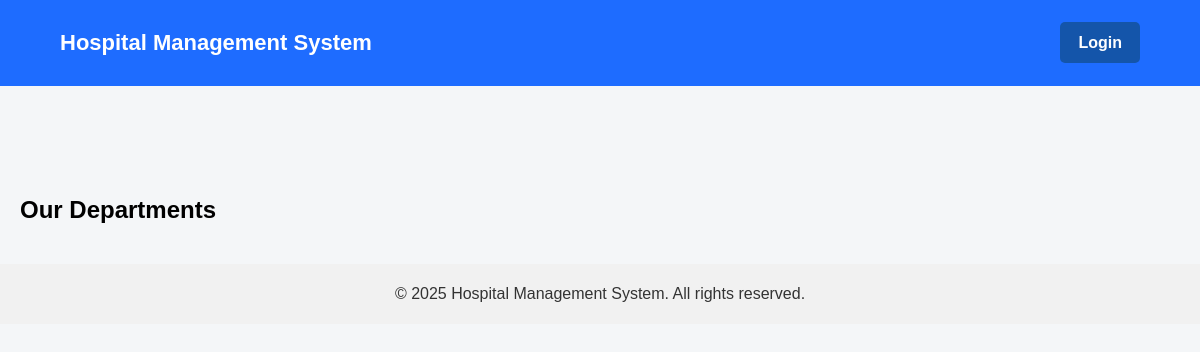
/departments/, run on an earlier commit of the app's database.
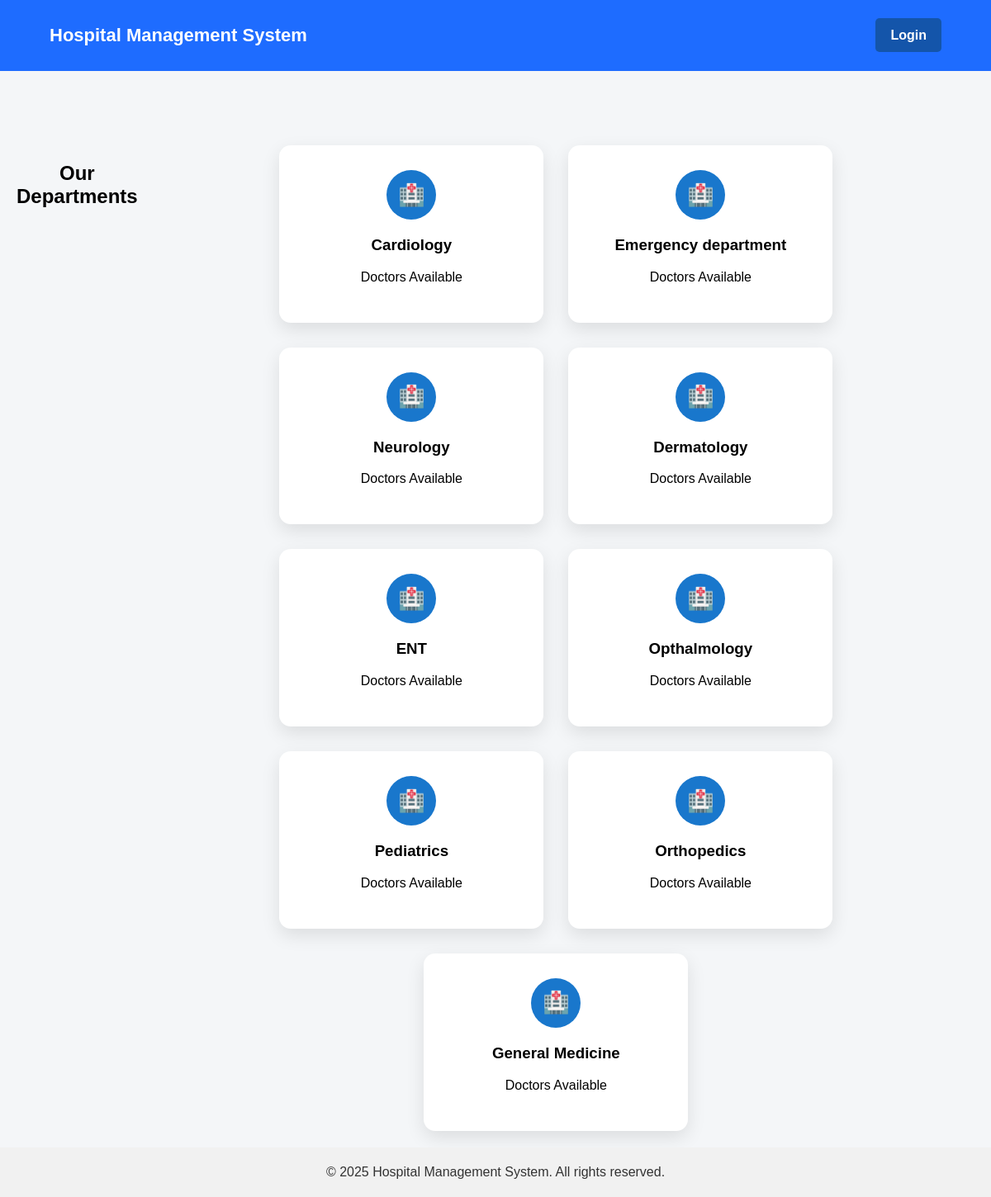
And on a later commit of the database.
### hospital/models.py (models this page shows)
class Department(models.Model):
    name = models.CharField(max_length=100)
    def __str__(self):
        return self.name

### hospital/views.py (the view)
# urls.py: path('departments/', views.departments, name='departments'),
def departments(request):
    departments = Department.objects.prefetch_related('doctors').all()
    print(departments)
    for i in departments:
        print(i)
    return render(request, 'hospital/departments.html', {'departments': departments})

### hospital/templates/hospital/departments.html
{% extends "hospital/base.html" %}
{% block content %}
<h2 style="text-align:center; margin:20px 0;">Our Departments</h2>
<div style="display:flex; flex-wrap:wrap; gap:30px; justify-content:center;">
    {% for department in departments %}
    <a href="{% url 'department_doctors' department.id %}" style="text-decoration:none; color:inherit;">
        <div style="
            width:260px;
            background:white;
            padding:30px;
            border-radius:14px;
            text-align:center;
            box-shadow:0 8px 22px rgba(0,0,0,0.1);
        ">
            <div style="
                width:60px;
                height:60px;
                margin:0 auto 20px;
                background:#1977cc;
                color:white;
                border-radius:50%;
                display:flex;
                align-items:center;
                justify-content:center;
                font-size:26px;
            ">🏥</div>
            <h3>{{ department.name }}</h3>
            <p>{{ department.doctor_set.count }} Doctors Available</p>
        </div>
    </a>
    {% endfor %}
</div>
{% endblock %}

What changed in the data, as far as the page shows it:
added Department: name "Cardiology"
added Department: name "Emergency department"
added Department: name "Neurology"
added Department: name "Dermatology"
added Department: name "ENT"
added Department: name "Opthalmology"
added Department: name "Pediatrics"
added Department: name "Orthopedics"
added Department: name "General Medicine"
